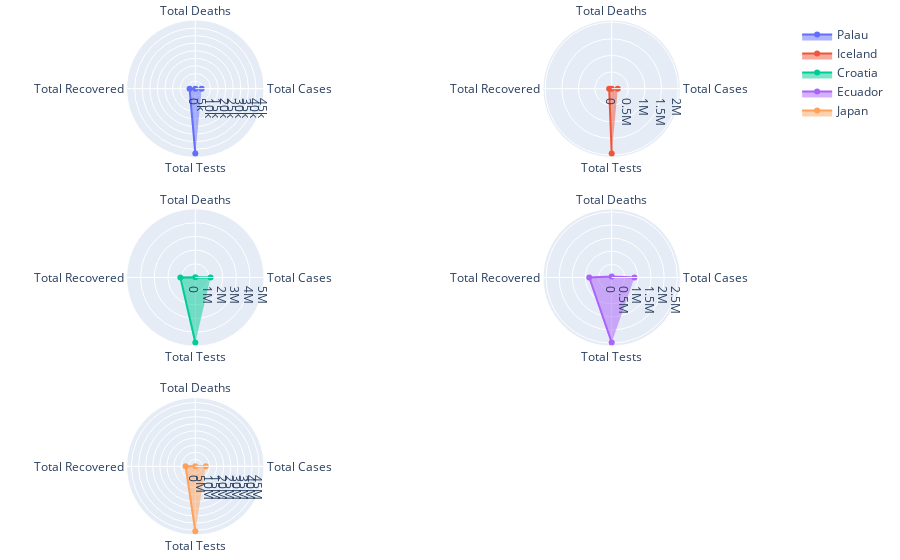

This figure's notebook cell:
### Code cell
from plotly.subplots import make_subplots

nr, nc = 3,2
fig = make_subplots(rows=nr, cols=nc, specs=[[{'type': 'polar'}]*nc]*nr)
categories = 'Total Cases', 'Total Deaths', 'Total Recovered', 'Total Tests'
r, c = 1, 1

for i in range(df.shape[0]):
    fig.add_trace(go.Scatterpolar(r=df.iloc[i, [1, 3, 5, 9]].to_list(),
                                  theta=categories,
                                  fill='toself',
                                  name=df.iloc[i, 0]),
                  r, c)
    # break
    if c % nc == 0: 
        r += 1
        c=1
    else: c += 1
    
fig.update_layout(
    margin=dict(l=25, r=20, t=20, b=25),
    showlegend=True
)
fig.show()

### Figure 1 — Plotly figure (JSON) as saved in the notebook; plotly's stock layout.template omitted (floating-point values rounded to 4 significant figures)
{"data": [{"fill": "toself", "name": "Palau", "r": [4190, 6, 3803, 42790], "subplot": "polar", "theta": ["Total Cases", "Total Deaths", "Total Recovered", "Total Tests"], "type": "scatterpolar"}, {"fill": "toself", "name": "Iceland", "r": [183974, 110, 75685, 1953616], "subplot": "polar2", "theta": ["Total Cases", "Total Deaths", "Total Recovered", "Total Tests"], "type": "scatterpolar"}, {"fill": "toself", "name": "Croatia", "r": [1113547, 15742, 1093859, 4743521], "subplot": "polar3", "theta": ["Total Cases", "Total Deaths", "Total Recovered", "Total Tests"], "type": "scatterpolar"}, {"fill": "toself", "name": "Ecuador", "r": [866925, 35528, 852606, 2470170], "subplot": "polar4", "theta": ["Total Cases", "Total Deaths", "Total Recovered", "Total Tests"], "type": "scatterpolar"}, {"fill": "toself", "name": "Japan", "r": [7374251, 29023, 6829906, 45700624], "subplot": "polar5", "theta": ["Total Cases", "Total Deaths", "Total Recovered", "Total Tests"], "type": "scatterpolar"}], "layout": {"margin": {"b": 25, "l": 25, "r": 20, "t": 20}, "polar": {"domain": {"x": [0, 0.45], "y": [0.7333, 1]}}, "polar2": {"domain": {"x": [0.55, 1], "y": [0.7333, 1]}}, "polar3": {"domain": {"x": [0, 0.45], "y": [0.3667, 0.6333]}}, "polar4": {"domain": {"x": [0.55, 1], "y": [0.3667, 0.6333]}}, "polar5": {"domain": {"x": [0, 0.45], "y": [0, 0.2667]}}, "polar6": {"domain": {"x": [0.55, 1], "y": [0, 0.2667]}}, "showlegend": true}}
